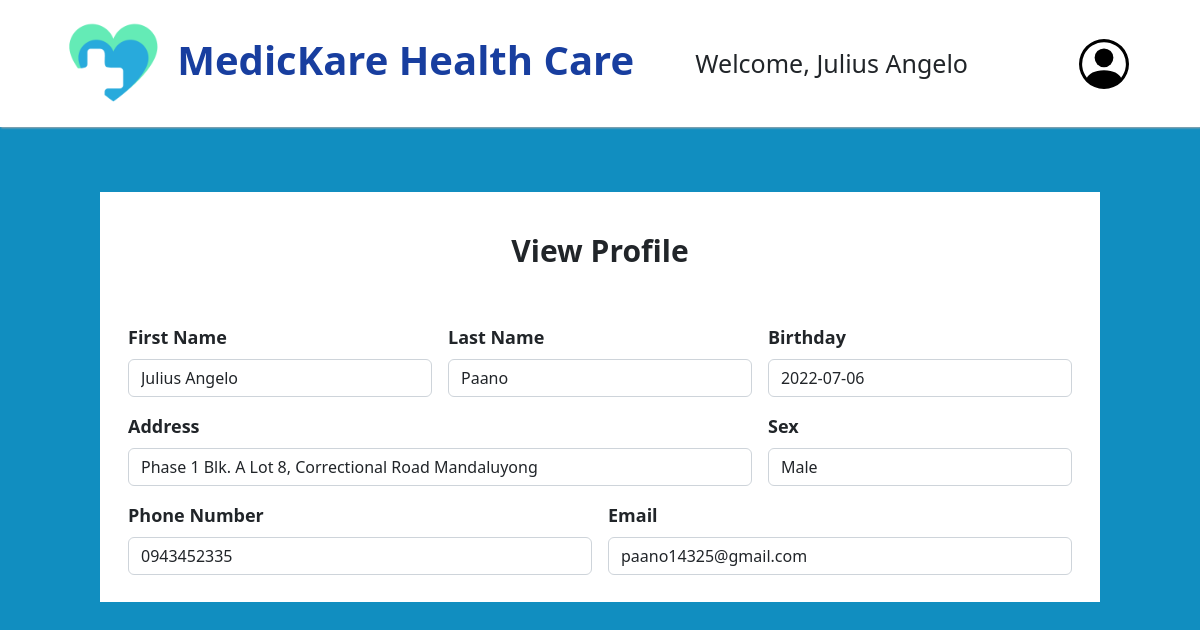
The page /patient/patient_viewprofile.php (signed in) on the database its author committed.
### tables this page shows
CREATE TABLE `patient` (
  `patientID` int(10) UNSIGNED NOT NULL,
  `patientEmail` varchar(200) NOT NULL,
  `patientPassword` varchar(100) NOT NULL,
  `patientFirstName` varchar(100) NOT NULL,
  `patientLastName` varchar(100) NOT NULL,
  `patientAddress` varchar(200) NOT NULL,
  `patientBirthday` date NOT NULL,
  `patientSex` enum('Male','Female') NOT NULL,
  `patientPhoneNumber` varchar(20) NOT NULL
);

### patient/patient_viewprofile.php (the view, shortened to what this page needs)
<?php
    $db = mysqli_connect("localhost","root","","medickare");
    $email = $_SESSION['patientemail'];
    $stmt = $db->prepare("SELECT * FROM patient WHERE patientEmail = ? limit 1");
    $stmt->bind_param('s', $email);
    $stmt->execute();
    $result = $stmt->get_result();
    $value = $result->fetch_object();
    $email = $value->patientEmail;
    $firstname = $value->patientFirstName;
    $lastname = $value->patientLastName;
    $address = $value->patientAddress;
    $birthday = $value->patientBirthday;
    $sex = $value->patientSex;
    $phonenumber = $value->patientPhoneNumber;
?>
<!DOCTYPE html>
<html>
    <head>
        <link href="https://cdn.jsdelivr.net/npm/bootstrap@5.2.0-beta1/dist/css/bootstrap.min.css" rel="stylesheet">
        <link rel="stylesheet" href="patient_profile.css">
    </head>
    <body>
        <nav class="navbar navbar-expand-lg navbar-light bg-white fixed-top">
            <div class="container-fluid">
                <a class="navbar-brand" href="#">
                    <img src="../pictures/logo.png" alt="" width="100px" height="100px" class="d-inline-block align-text-top">
                    <label>MedicKare Health Care</label>
                </a>
                <label style="font-size: 25px; margin: auto; margin-right: 10px;">
                    <?php
                        if (isset($firstname)) {
                            echo "Welcome, ".$firstname;
                        }
                    ?>
                </label>
                <div class="dropdown-menu">
                    <button class="menu-btn"></button>
                </div>
            </div>
        </nav>
        <br><br><br><br><br><br><br><br>
        <div class="container row g-3">
            <label class="view text-center" style="font-size: 30px;">View Profile</label>
            <br><br><br><br>
            <div class="col-md-4">
                <label class="form-label">First Name</label>
                <input type="text" class="form-control text-left" value="<?php
                    if (isset($firstname)) {
                        echo $firstname;
                    }
                ?>"required readonly>
            </div>
            <div class="col-md-4">
                <label class="form-label">Last Name</label>
                <input type="text" class="form-control" value="<?php
                    if (isset($lastname)) {
                        echo $lastname;
                    }
                ?>"required readonly style="display: flex">
            </div>
            <div class="col-md-4">
                <label class="form-label">Birthday</label>
                <input type="text" class="form-control" value="<?php
                    if (isset($birthday)) {
                        echo $birthday;
                    }
                ?>"required readonly>
            </div>
            <div class="col-md-8">
                <label class="form-label">Address</label>
                <input type="text" class="form-control" value="<?php
                    if (isset($address)) {
                        echo $address;
                    }
                ?>"required readonly>
            </div>
            <div class="col-md-4">
                <label class="form-label">Sex</label>
                <input type="text" class="form-control" value="<?php
                    if (isset($sex)) {
                        echo $sex;
                    }
                ?>"required readonly>
            </div>
            <div class="col-md-6">
                <label class="form-label">Phone Number</label>
                <input type="text" class="form-control" value="<?php
                    if (isset($phonenumber)) {
                        echo $phonenumber;
                    }
                ?>"required readonly>
            </div>
            <div class="col-md-6">
                <label class="form-label">Email</label>
                <input type="text" class="form-control" value="<?php
                    if (isset($email)) {
                        echo $email;
                    }
                ?>"required readonly>
            </div>
            <br><br><br><br>
        </div>
    </body>
</html>

### patient/patient_profile.css (style rules this page uses)
html, body { line-height: 1.5; top: 0; left: 0; overflow-x: hidden; background-color: #118ec0; }
.navbar { padding-left: 50px; padding-right: 50px; box-shadow: 0.5px 1px 2px rgb(170, 169, 169); }
.navbar-brand label { font-size: 2.5rem; color: #183e9f; font-weight: 700; margin-left: 10px; display: inline; vertical-align: middle; display: inline-block; margin-bottom: -60px; }
.menu-btn { background-color: transparent; border-color: transparent; float: right; }
.dropdown-menu { position: relative; display: inline-block; border-color: transparent; width: 100px; }
.container { max-width: 1000px; background-color: white; margin: auto; padding: 20px; }
.container label { font-weight: bold; font-size: 18px; }

### rows shown on the page
patient: patientFirstName "Julius Angelo", patientLastName "Paano", patientBirthday "2022-07-06", patientAddress "Phase 1 Blk. A Lot 8, Correctional Road Mandaluyong", patientSex "Male", patientPhoneNumber "0943452335", patientEmail "paano14325@gmail.com"
